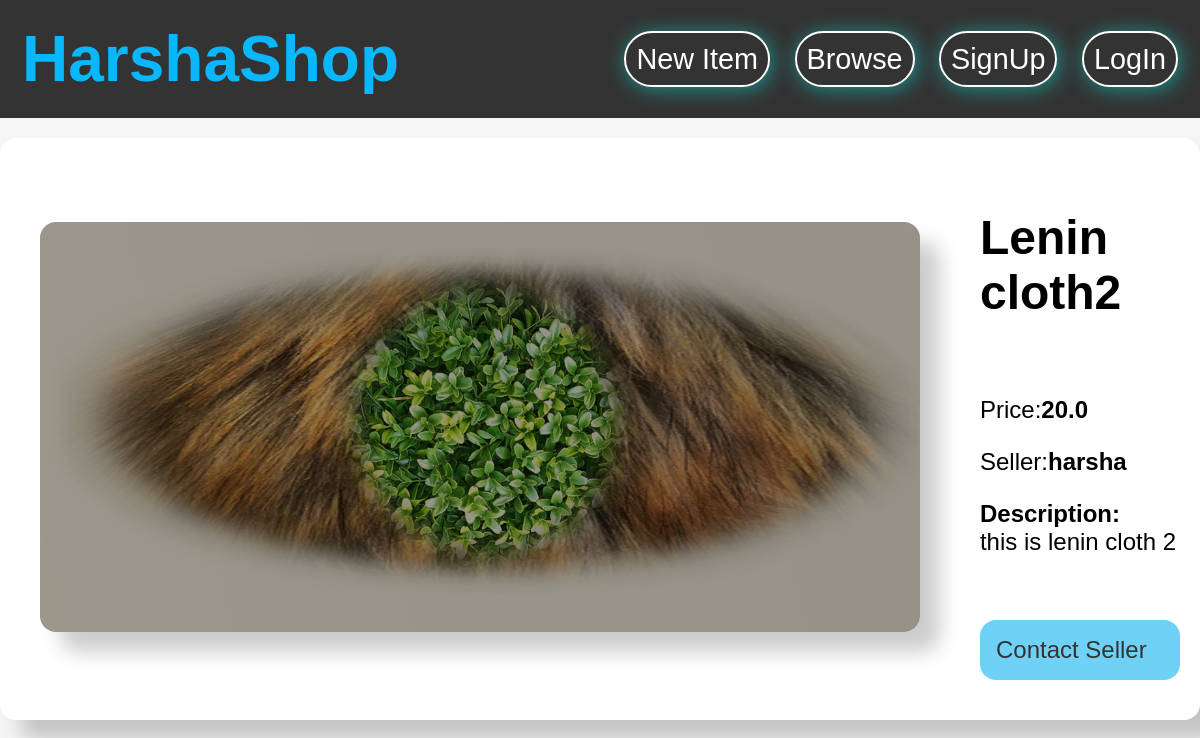
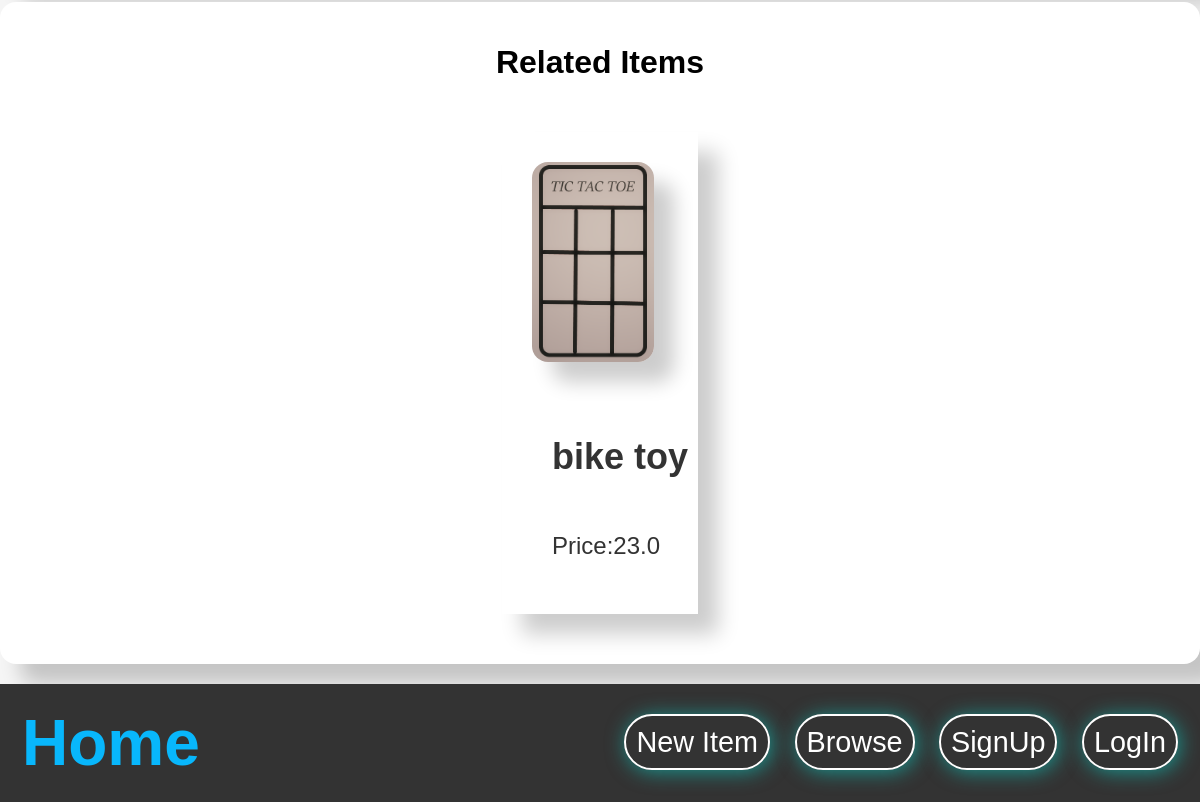
/items/4/, run on an earlier commit of the app's database (2 pictures, top to bottom).
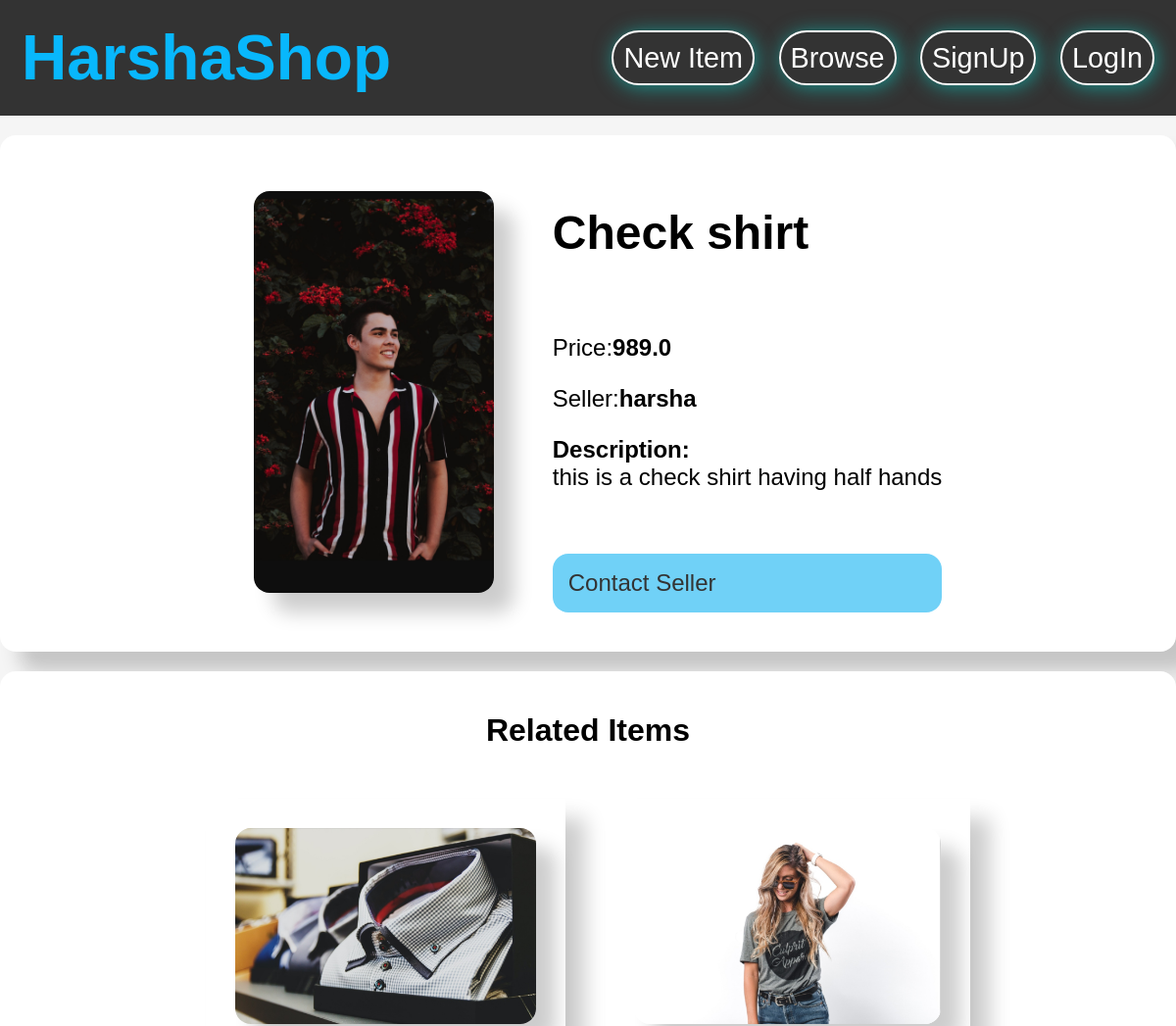
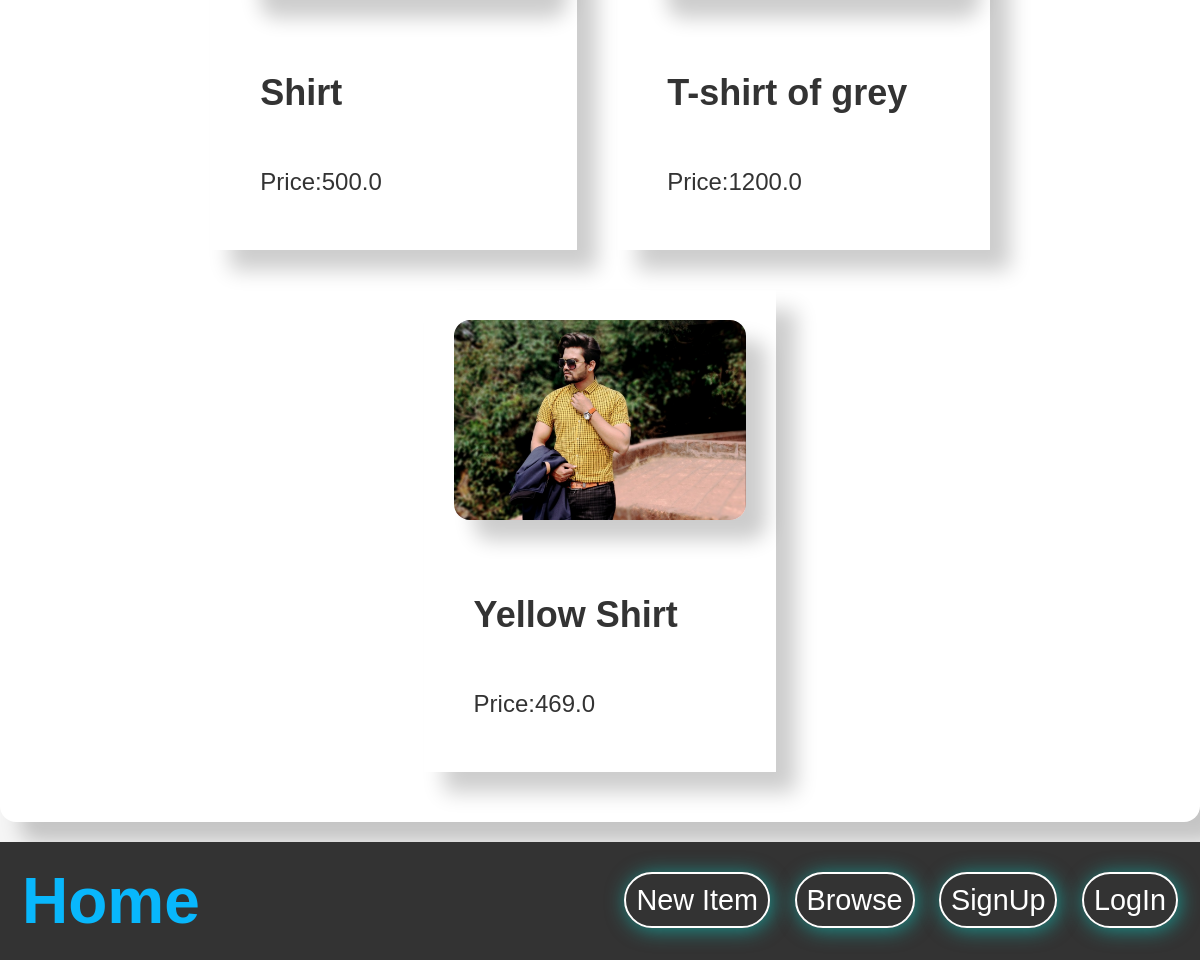
And on a later commit of the database (2 pictures, top to bottom).
### item/models.py (models this page shows, shortened)
class Item(models.Model):
    category = models.ForeignKey(Category,related_name='items',on_delete=models.CASCADE)
    name = models.CharField(max_length=300)
    description = models.TextField(blank=True,null=True)
    price = models.FloatField()
    image = models.ImageField(upload_to="item_images",blank=True,null=True)
    created_at = models.DateTimeField(auto_now_add=True)
    created_by = models.ForeignKey(User,related_name='items',on_delete=models.CASCADE)
    is_sold = models.BooleanField(default=False)
    class Meta:
        ordering = ('name',)

### item/views.py (the view)
# urls.py: path('<int:pk>/',views.detail,name="detail"),
def detail(request,pk):
    item = get_object_or_404(Item,pk=pk)
    related_items = Item.objects.filter(category=item.category,is_sold=False).exclude(pk=pk)[0:3]
    return render(request,'item/detail.html',{
        'item':item,
        'related_items':related_items
    })

### item/templates/item/detail.html (shortened to what this page needs)
{% extends 'core/base.html' %}
{% block content %}
<!DOCTYPE html>
<html lang="en">
<head>
</head>
<body>
<div class="container">
    <div class="">
        <img src="{{item.image.url}}" class="">
    </div>
    <div class="description">
        <h1 class=""><b>{{item.name}}</b></h1>
        <div class="p">
            <p class="">
                Price:<Strong>{{item.price}}</Strong>
            </p>
            <p class="">
                Seller:<Strong>{{item.created_by}}</Strong>
            </p>
            {% if item.description %}
            <p >
                <strong class="">Description:</strong><br>
                {{item.description}}
            </p>
        </div>
        {% endif %}
        {% if request.user == item.created_by %}
        <div>
        <div class="desc">
            <p>This is your Item!</p>
            <a href="{% url 'item:edit' item.id %}" class="a">Edit</a>
            <a href="{% url 'item:delete' item.id %}" class="a-red">Delete</a>
        </div>
        {% else %}
            <a href="{% url 'conversation:new' item.id %}" class="a" >Contact Seller</a>
        {% endif %}
        </div>
        </div>
</div>
<div id="container">
    <h1 class="name" align="center" >Related Items</h1>
    <div class="related_items">
        {% for item in related_items %}
        <div class="items">
            <a href="{% url 'item:detail' item.id %}">
                <div>
                    <img src="{{ item.image.url }}" class="img">
                </div>
                <div class="description">
                    <h2 class="">{{ item.name }}</h2>
                    <p class="">Price:{{item.price}}</p>
                </div>
            </a>
        </div>
        {% endfor %}
    </div>
</div>
</body>
</html>
{% endblock %}

What changed in the data, as far as the page shows it:
changed Item "harsha": image: a different picture; name "Lenin cloth2" → "Check shirt"; price "20.0" → "989.0"; description "this is lenin cloth 2" → "this is a check shirt having half hands"
added Item: image (picture), name "Shirt", price "500.0"
changed Item: image: a different picture; name "bike toy" → "T-shirt of grey"; price "23.0" → "1200.0"
added Item: image (picture), name "Yellow Shirt", price "469.0"
